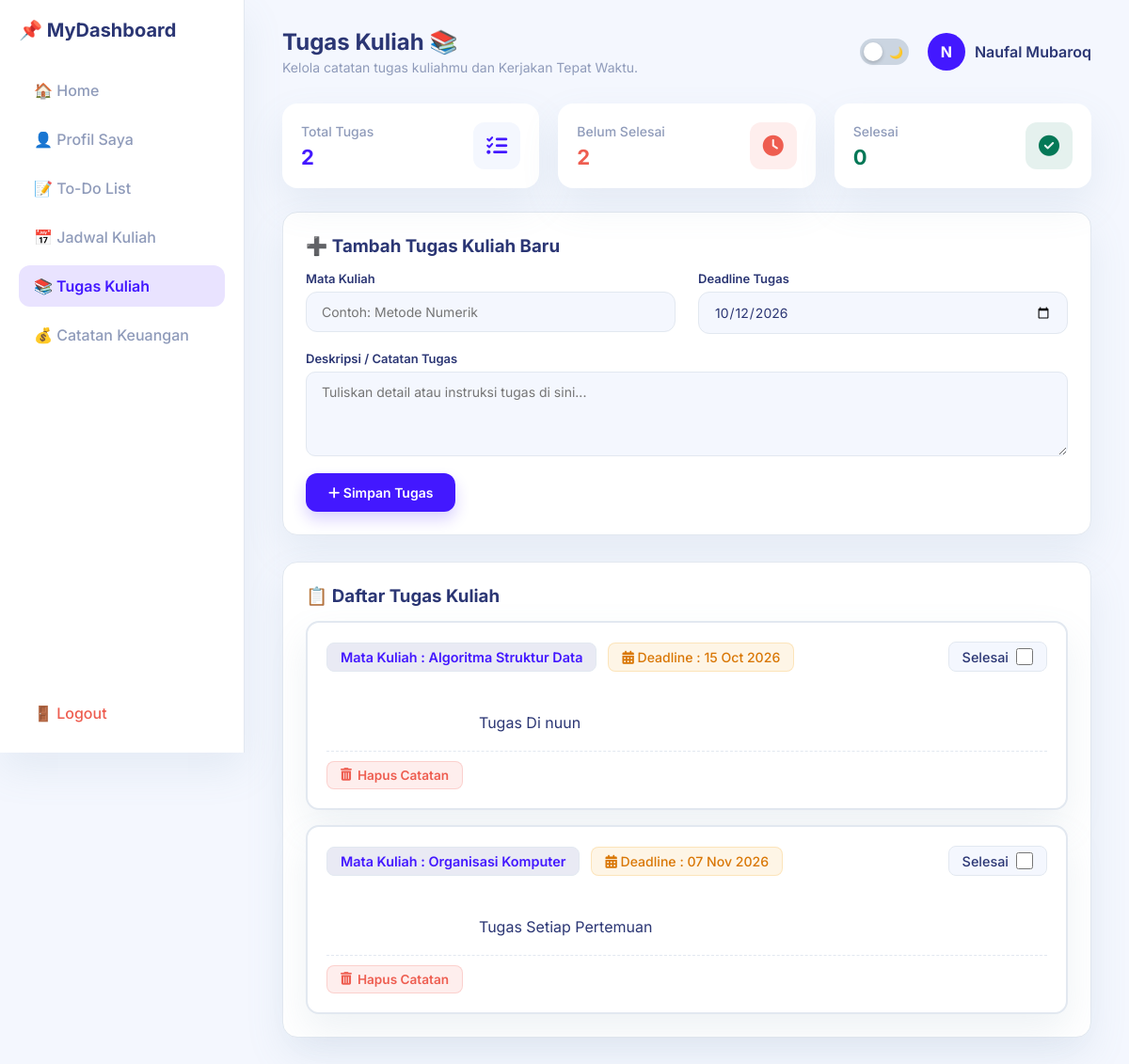
The page /tugaskl.php (signed in) on the database its author committed.
### tables this page shows
CREATE TABLE `tugas_kuliah` (
  `id` int(11) NOT NULL,
  `user_id` int(11) NOT NULL,
  `mata_kuliah` varchar(100) NOT NULL,
  `deskripsi` text DEFAULT NULL,
  `deadline` date NOT NULL,
  `status` enum('Belum Selesai','Selesai') DEFAULT 'Belum Selesai'
);

### tugaskl.php (the view, shortened to what this page needs)
<?php
require 'koneksi.php';
$user_id = $_SESSION['user_id'];
$nama_user = $_SESSION['nama'] ?? 'User';
$total_tugas = 0;
$tugas_selesai = 0;
$tugas_belum = 0;
$list_tugas = false;
try {
    $q_stats = mysqli_query($conn, "SELECT status, COUNT(*) as total FROM tugas_kuliah WHERE user_id = '$user_id' GROUP BY status");
    while ($row = mysqli_fetch_assoc($q_stats)) {
        if ($row['status'] == 'Selesai') {
            $tugas_selesai = $row['total'];
        } else if ($row['status'] == 'Belum Selesai') {
            $tugas_belum = $row['total'];
        }
    }
    $total_tugas = $tugas_selesai + $tugas_belum;
    $list_tugas = mysqli_query($conn, "SELECT * FROM tugas_kuliah WHERE user_id = '$user_id' ORDER BY deadline ASC, id DESC");
} catch (Exception $e) {
}
?>
<!DOCTYPE html>
<html lang="id">
<head>
    <link rel="stylesheet" href="dashboard.css?v=<?= time(); ?>">
    <link rel="stylesheet" href="tugaskl.css?v=<?= time(); ?>">
    <link rel="stylesheet" href="tampilanhp.css?v=<?= time(); ?>">
    <link rel="stylesheet" href="https://cdnjs.cloudflare.com/ajax/libs/font-awesome/6.4.0/css/all.min.css">
</head>
<body>
    <div class="dashboard-container">
        <aside class="sidebar">
            <div class="brand">📌 MyDashboard</div>
            <ul class="sidebar-menu">
                <li><a href="dashboard.php">🏠 Home</a></li>
                <li><a href="profil.php">👤 Profil Saya</a></li>
                <li><a href="todolist.php">📝 To-Do List</a></li>
                <li><a href="jadwalkuliah.php">📅 Jadwal Kuliah</a></li>
                <li><a href="tugaskl.php" class="active">📚 Tugas Kuliah</a></li>
                <li><a href="pencatatankeuangan.php">💰 Catatan Keuangan</a></li>
                <li class="logout-item"><a href="logout.php" class="logout-btn">🚪 Logout</a></li>
            </ul>
        </aside>
        <main class="main-content">
            <header class="top-header">
                <div class="welcome-text" style="display: flex; align-items: center; gap: 12px;">
                    <div>
                        <h1>Tugas Kuliah 📚</h1>
                        <p style="color: var(--text-muted); font-size: 14px;">Kelola catatan tugas kuliahmu dan Kerjakan Tepat Waktu.</p>
                    </div>
                </div>
                <div style="display: flex; align-items: center; gap: 20px;">
                    <div class="theme-switch-wrapper">
                        <label class="theme-switch" for="checkboxTheme">
                            <div class="slider round">
                                <span>☀️</span>
                                <span>🌙</span>
                            </div>
                        </label>
                    </div>
                    <div class="user-profile-badge">
                        <div class="user-avatar"><?= strtoupper(substr($nama_user, 0, 1)); ?></div>
                        <span><?= htmlspecialchars($nama_user); ?></span>
                    </div>
                </div>
            </header>
            <div class="stats-grid">
                <div class="stat-card">
                    <div class="stat-info">
                        <h3>Total Tugas</h3>
                        <p style="font-size: 22px; color: var(--accent-color);"><?= $total_tugas; ?></p>
                    </div>
                    <div class="stat-icon"><i class="fas fa-tasks"></i></div>
                </div>
                <div class="stat-card">
                    <div class="stat-info">
                        <h3>Belum Selesai</h3>
                        <p style="font-size: 22px; color: #ee5d50;"><?= $tugas_belum; ?></p>
                    </div>
                    <div class="stat-icon" style="color: #ee5d50; background: rgba(238, 93, 80, 0.1);"><i class="fas fa-clock"></i></div>
                </div>
                <div class="stat-card">
                    <div class="stat-info">
                        <h3>Selesai</h3>
                        <p style="font-size: 22px; color: #047857;"><?= $tugas_selesai; ?></p>
                    </div>
                    <div class="stat-icon" style="color: #047857; background: rgba(4, 120, 87, 0.1);"><i class="fas fa-check-circle"></i></div>
                </div>
            </div>
            <div class="form-card">
                <h3>➕ Tambah Tugas Kuliah Baru</h3>
                <form action="tugaskl.php#daftar-tugas" method="POST" autocomplete="off" style="margin-top: 15px;">
                    <div class="form-grid">
                        <div class="form-group">
                            <label>Mata Kuliah</label>
                            <input type="text" name="mata_kuliah" placeholder="Contoh: Metode Numerik" required>
                        </div>
                        <div class="form-group">
                            <label>Deadline Tugas</label>
                            <input type="date" name="deadline" value="<?= date('Y-m-d'); ?>" required>
                        </div>
                        <div class="form-group full-width">
                            <label>Deskripsi / Catatan Tugas</label>
                            <textarea name="deskripsi" class="form-control" placeholder="Tuliskan detail atau instruksi tugas di sini..."></textarea>
                        </div>
                    </div>
                    <div style="margin-top: 18px;">
                        <button type="submit" name="tambah_tugas" class="btn-save">
                            <i class="fas fa-plus"></i> Simpan Tugas
                        </button>
                    </div>
                </form>
            </div>
            <div class="form-card" id="daftar-tugas">
                <h3>📋 Daftar Tugas Kuliah</h3>
                <div class="task-list-container">
                    <?php if ($list_tugas && mysqli_num_rows($list_tugas) > 0): ?>
                        <?php while ($row = mysqli_fetch_assoc($list_tugas)): ?>
                            <div class="task-card <?= $row['status'] == 'Selesai' ? 'completed' : ''; ?>">
                                <div class="task-header">
                                    <div class="task-info-group">
                                        <span class="task-badge-matkul">
                                            Mata Kuliah : <?= htmlspecialchars($row['mata_kuliah']); ?>
                                        </span>
                                        <span class="task-badge-deadline">
                                            <i class="fas fa-calendar-alt"></i> Deadline : <?= date('d M Y', strtotime($row['deadline'])); ?>
                                        </span>
                                    </div>
                                    <a href="tugaskl.php?ubah_status=<?= $row['id']; ?>#daftar-tugas" style="text-decoration: none;">
                                        <label class="task-status-toggle" style="cursor: pointer;">
                                            <span>Selesai</span>
                                            <input type="checkbox" <?= $row['status'] == 'Selesai' ? 'checked' : ''; ?> onclick="window.location.href='tugaskl.php?ubah_status=<?= $row['id']; ?>#daftar-tugas'">
                                        </label>
                                    </a>
                                </div>
                                <div class="task-desc">
                                    <?= nl2br(htmlspecialchars($row['deskripsi'] ?? 'Tidak ada catatan tugas.')); ?>
                                </div>
                                <div class="task-footer">
                                    <a href="tugaskl.php?hapus=<?= $row['id']; ?>#daftar-tugas" class="btn-delete-task" onclick="return confirm('Yakin ingin menghapus catatan tugas ini?');">
                                        <i class="fas fa-trash-can"></i> Hapus Catatan
                                    </a>
                                </div>
                            </div>
                        <?php endwhile; ?>
                    <?php else: ?>
                        <p style="text-align: center; color: var(--text-muted); padding: 30px;">
                            Belum ada tugas kuliah tersimpan.
                        </p>
                    <?php endif; ?>
                </div>
            </div>
        </main>
    </div>
</body>
</html>

### dashboard.css (style rules this page uses)
:root { --bg-main: #f4f7fe; --card-bg: #ffffff; --text-primary: #2b3674; --text-muted: #8f9bba; --border-color: #e2e8f0; --sidebar-bg: #ffffff; --accent-color: #4318ff; --accent-hover: #3311db; --accent-light: #e9e3ff; --danger-color: #ee5d50; --shadow: 0px 18px 40px rgba(112, 144, 176, 0.12); }
* { margin: 0; padding: 0; box-sizing: border-box; font-family: 'Inter', sans-serif; }
body { background-color: var(--bg-main); color: var(--text-primary); display: flex; min-height: 100vh; transition: background-color 0.3s, color 0.3s; }
.dashboard-container { display: flex; width: 100%; }
.sidebar { width: 260px; background-color: var(--sidebar-bg); padding: 20px; display: flex; flex-direction: column; border-right: 1px solid var(--border-color); box-shadow: var(--shadow); position: sticky; top: 0; height: 100vh; flex-shrink: 0; transition: background-color 0.3s, border-color 0.3s; }
.sidebar .brand { font-size: 20px; font-weight: 700; color: var(--text-primary); margin-bottom: 30px; display: flex; align-items: center; gap: 12px; }
.sidebar-menu { list-style: none; display: flex; flex-direction: column; gap: 8px; height: 100%; padding: 0; margin: 0; }
.sidebar-menu li a { display: flex; align-items: center; gap: 12px; padding: 12px 16px; color: var(--text-muted); text-decoration: none; font-weight: 500; border-radius: 12px; transition: all 0.2s ease; }
.sidebar-menu li a:hover, .sidebar-menu li a.active { background-color: var(--accent-light); color: var(--accent-color); font-weight: 600; }
.sidebar-menu .logout-item { margin-top: auto; }
.sidebar-menu li a.logout-btn { color: var(--danger-color); }
.main-content { flex: 1; padding: 30px 40px; overflow-y: auto; }
.top-header { display: flex; justify-content: space-between; align-items: center; margin-bottom: 30px; }
.top-header .welcome-text h1 { font-size: 24px; font-weight: 700; color: var(--text-primary); }
.top-header .welcome-text p { font-size: 14px; color: var(--text-muted); margin-top: 4px; }
.theme-switch-wrapper { display: flex; align-items: center; }
.theme-switch { position: relative; display: inline-block; width: 52px; height: 28px; }
.slider { position: absolute; cursor: pointer; top: 0; left: 0; right: 0; bottom: 0; background-color: #cbd5e1; transition: .4s; border-radius: 34px; display: flex; align-items: center; justify-content: space-between; padding: 0 6px; font-size: 12px; }
.slider:before { position: absolute; content: ""; height: 20px; width: 20px; left: 4px; bottom: 4px; background-color: white; transition: .4s; border-radius: 50%; z-index: 2; box-shadow: 0 2px 4px rgba(0,0,0,0.2); }
.user-profile-badge { display: flex; align-items: center; gap: 10px; font-weight: 600; color: var(--text-primary); }
.user-avatar { width: 40px; height: 40px; border-radius: 50%; background: var(--accent-color); color: white; display: flex; align-items: center; justify-content: center; font-weight: bold; }
.stat-card, .activity-card, .form-card, .profile-card, .profile-form-card { background: var(--card-bg); color: var(--text-primary); border-radius: 16px; padding: 24px; box-shadow: var(--shadow); transition: background-color 0.3s, color 0.3s, border-color 0.3s; }
.stat-card { display: flex; align-items: center; justify-content: space-between; padding: 20px; }
.stat-info h3 { font-size: 14px; color: var(--text-muted); margin-bottom: 6px; font-weight: 500; }
.stat-info p { font-size: 28px; font-weight: 700; color: var(--text-primary); margin: 0; }
.stat-icon { width: 50px; height: 50px; border-radius: 12px; background: var(--bg-main); color: var(--accent-color); display: flex; align-items: center; justify-content: center; font-size: 22px; }
.form-grid { display: grid; grid-template-columns: 1fr 1fr; gap: 18px 24px; }
.form-group { display: flex; flex-direction: column; }
.form-group label { font-size: 13px; font-weight: 600; color: var(--text-primary); margin-bottom: 6px; }
.form-group input, .form-group select, .form-group textarea { width: 100%; padding: 12px 16px; background-color: var(--bg-main); color: var(--text-primary); border: 1.5px solid var(--border-color); border-radius: 12px; font-size: 14px; outline: none; transition: all 0.25s ease; }
.full-width { grid-column: span 2; }
.btn-save { padding: 12px 24px; background-color: var(--accent-color); color: #ffffff; border: none; border-radius: 12px; font-size: 14px; font-weight: 600; cursor: pointer; transition: all 0.25s ease; box-shadow: 0px 8px 16px rgba(67, 24, 255, 0.2); }

### rows shown on the page
tugas_kuliah: mata_kuliah "Algoritma Struktur Data", deadline "15 Oct 2026", deskripsi "Tugas Di nuun"
tugas_kuliah: mata_kuliah "Organisasi Komputer", deadline "07 Nov 2026", deskripsi "Tugas Setiap Pertemuan"

### other values the page prints
substr($nama_user, 0, 1) "N"
$nama_user "Naufal Mubaroq"
$total_tugas "2"
$tugas_belum "2"
$tugas_selesai "0"
